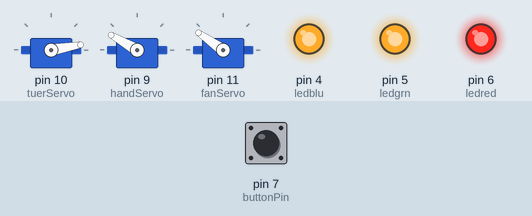
This sketch was run on a simulated Arduino Uno, built with avr-gcc and run on an emulated ATmega328P. On the bench: 3 × servo, output pins drawn as LEDs (lit = HIGH). Inputs (shaded band) come from the test bench; at power-on: pin 7 (buttonPin) LOW.

Above: at 4.8 s.
4.9 s: pin 7 (buttonPin) pulled HIGH for 0.15 s
At 5.45 s:
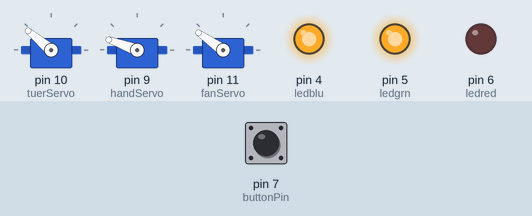
At 6.5 s:
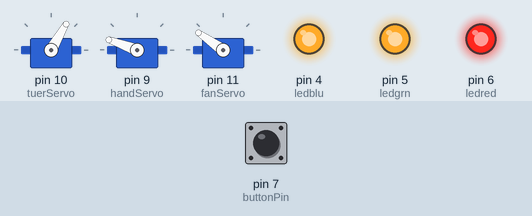
7.0 s: pin 7 (buttonPin) pulled HIGH for 3.2 s
At 7.25 s:
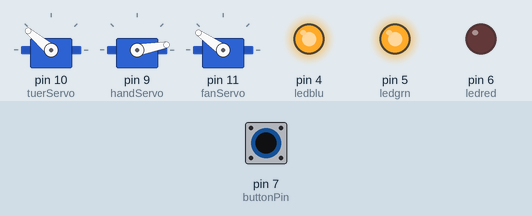
Timing chart, 0 to 11.8 s (numbered marks = the images above; inputs shaded):
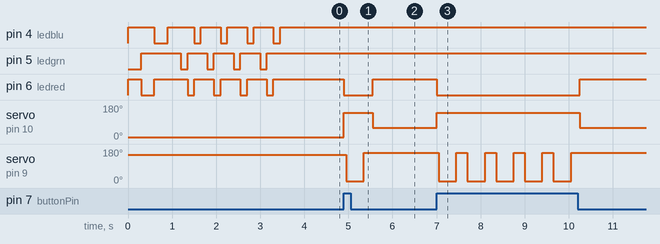

The sketch:

sinnlosboxtest1_ino.ino
```cpp
/*********************************************
*                                            *
*            http://www.ossilampe.de         *
*    Autor: Thomas Licht                     *
*    Mail:  tom@ossilampe.de                 *
*                                            *
*********************************************/


#include <Servo.h>

  const int  buttonPin = 7;
  int ledred = 6;
  int ledgrn = 5;
  int ledblu = 4;
  int buttonState = 0;

  Servo tuerServo;
  Servo handServo;
  Servo fanServo;

  int pos = 0;
  long randNumber;


  void setup()
  {
    pinMode(ledred, OUTPUT);
    pinMode(ledgrn, OUTPUT);
    pinMode(ledblu, OUTPUT);
    pinMode(buttonPin, INPUT);
    digitalWrite(ledgrn, HIGH);
    digitalWrite(ledred, HIGH);
    digitalWrite(ledblu, HIGH);
    // LED TEST
    digitalWrite(ledgrn, LOW);
    delay(300);
    digitalWrite(ledgrn, HIGH);
    digitalWrite(ledred, LOW);
    delay(300);
    digitalWrite(ledred, HIGH);
    digitalWrite(ledblu, LOW);
    delay(300);
    digitalWrite(ledblu, HIGH);
    delay(300);

    digitalWrite(ledgrn, LOW);
    delay(150);
    digitalWrite(ledgrn, HIGH);
    digitalWrite(ledred, LOW);
    delay(150);
    digitalWrite(ledred, HIGH);
    digitalWrite(ledblu, LOW);
    delay(150);
    digitalWrite(ledblu, HIGH);
    delay(150);

    digitalWrite(ledgrn, LOW);
    delay(150);
    digitalWrite(ledgrn, HIGH);
    digitalWrite(ledred, LOW);
    delay(150);
    digitalWrite(ledred, HIGH);
    digitalWrite(ledblu, LOW);
    delay(150);
    digitalWrite(ledblu, HIGH);
    delay(150);

    digitalWrite(ledgrn, LOW);
    delay(150);
    digitalWrite(ledgrn, HIGH);
    digitalWrite(ledred, LOW);
    delay(150);
    digitalWrite(ledred, HIGH);
    digitalWrite(ledblu, LOW);
    delay(150);
    digitalWrite(ledblu, HIGH);
    delay(150);

    digitalWrite(ledgrn, LOW);
    delay(150);
    digitalWrite(ledgrn, HIGH);
    digitalWrite(ledred, LOW);
    delay(150);
    digitalWrite(ledred, HIGH);
    digitalWrite(ledblu, LOW);
    delay(150);
    digitalWrite(ledblu, HIGH);
    delay(150);


    randomSeed(analogRead(0));
    Serial.begin(9600);

    tuerServo.attach(10);         //Handservo Pin 10
    handServo.attach(9);          //Handservo Pin 9
    fanServo.attach(11);         //Fahneservo Pin 11
    tuerServo.write(10);          //Türservo startposition
    handServo.write(150);         //Handservo startposition
    fanServo.write(145);           //Fahneservo startposition
  }


  void loop()
  {


     buttonState = digitalRead(buttonPin);  // Schalterposition Lesen
     if (buttonState == HIGH) {
     digitalWrite(ledgrn, HIGH);
     digitalWrite(ledred, HIGH);
     digitalWrite(ledblu, HIGH);
     handrausmodus();

     }

  }
```

mods.ino
```cpp
void handrausmodus(){

   {
     pos = 0; pos = 140;      // TÜr Öffnen
     tuerServo.write(pos);
     digitalWrite(ledred, LOW);
   }
     delay(50);
   {
   pos = 0; pos = 10;      // Hand Schalter schalten
   handServo.write(pos);
   }
   delay(400);
   {
   pos = 0; pos = 160;      // Hand Schalter Schalten zurück
   handServo.write(pos);
   }
   delay(200);
   {
   pos = 0; pos = 60;      // Tür Schliessen
   tuerServo.write(pos);
   digitalWrite(ledred, HIGH);
   }
  }


  void handrausmodus1(){
    delay(5000);
   {
     pos = 0; pos = 140;      // TÜr Öffnen
     tuerServo.write(pos);
     digitalWrite(ledgrn, LOW);
   }
     delay(50);
   {
   pos = 0; pos = 10;      // Hand Schalter schalten
   handServo.write(pos);
   }
   delay(400);
   {
   pos = 0; pos = 160;      // Hand Schalter Schalten zurück
   handServo.write(pos);
   }
   delay(200);
   {
   pos = 0; pos = 60;      // Tür Schliessen
   tuerServo.write(pos);
   digitalWrite(ledgrn, HIGH);
   }
  }

  void handrausmodusslow(){

   {
     digitalWrite(ledred, LOW);
     digitalWrite(ledgrn, LOW);
     pos = 0; pos = 140;      // TÜr Öffnen
     tuerServo.write(pos);
   }
     delay(50);

   for(pos = 150; pos>=0; pos -= 3)  // goes from 0 degrees to 180 degrees
  {                                  // in steps of 1 degree
    handServo.write(pos);              // tell servo to go to position in variable 'pos'
    delay(15);                       // waits 15ms for the servo to reach the position
  }
  for(pos = 0; pos<150; pos+=1)     // goes from 180 degrees to 0 degrees
  {
    handServo.write(pos);              // tell servo to go to position in variable 'pos'
    delay(15);                       // waits 15ms for the servo to reach the position
  }
   delay(200);
   {
   pos = 0; pos = 60;      // Tür Schliessen
   tuerServo.write(pos);
   digitalWrite(ledred, HIGH);
   digitalWrite(ledgrn, HIGH);
   }
  }


  void handreinmodus(){

   {
   pos = 0; pos = 160;      // Hand Schalter Schalten zurück
   handServo.write(pos);
   }
   delay(200);
   {
   pos = 0; pos = 60;      // Tür Schliessen
   tuerServo.write(pos);
   }
  }


  void fanwinkimodus(){

  {
     digitalWrite(ledblu, LOW);
     pos = 0; pos = 140;      // TÜr Öffnen
     tuerServo.write(pos);
   }
   {
     pos = 0; pos = 20;        //Fahne
     fanServo.write(pos);
   }
   delay(200);
   {
     pos = 20; pos = 70;        //Fahne
     fanServo.write(pos);
   }
   delay(200);
   {
     pos = 70; pos = 20;        //Fahne
     fanServo.write(pos);
   }
   delay(200);
   {
     pos = 20; pos = 70;        //Fahne
     fanServo.write(pos);
   }
   delay(200);
   {
     pos = 20; pos = 70;        //Fahne
     fanServo.write(pos);
   }
   delay(200);
   {
     pos = 70; pos = 20;        //Fahne
     fanServo.write(pos);
   }
   delay(200);
   {
     pos = 20; pos = 70;        //Fahne
     fanServo.write(pos);
   }
   delay(200);
   {
     pos = 20; pos = 70;        //Fahne
     fanServo.write(pos);
   }
   delay(200);
   {
     pos = 70; pos = 20;        //Fahne
     fanServo.write(pos);
   }
   delay(200);
   {
     pos = 20; pos = 70;        //Fahne
     fanServo.write(pos);
   }
   delay(200);
  {
   pos = 0; pos = 10;      // Hand Schalter schalten
   handServo.write(pos);
   }
   delay(600);
   {
   pos = 0; pos = 160;      // Hand Schalter Schalten zurück
   handServo.write(pos);
   }
   delay(200);
   {
   pos = 0; pos = 145;      // Fahne zurück
   fanServo.write(pos);
   }
   delay(200);
   {
   pos = 0; pos = 60;      // Tür Schliessen
   tuerServo.write(pos);
   }
   {
   pos = 0; pos = 160;      // Hand Schalter Schalten zurück
   handServo.write(pos);
   }
   delay(200);
   {
   pos = 0; pos = 145;      // Fahne zurück
   fanServo.write(pos);
   }
   delay(200);
   {
   pos = 0; pos = 60;      // Tür Schliessen
   tuerServo.write(pos);
   digitalWrite(ledblu, HIGH);
   }
  }

   void fanwinkimodus1(){

  {
     digitalWrite(ledblu, LOW);
     pos = 0; pos = 140;      // TÜr Öffnen
     tuerServo.write(pos);
   }
   {
     pos = 0; pos = 20;        //Fahne
     fanServo.write(pos);
   }
   delay(200);
   {
     pos = 20; pos = 70;        //Fahne
     fanServo.write(pos);
   }
   delay(200);
   {
     pos = 70; pos = 20;        //Fahne
     fanServo.write(pos);
   }
   delay(200);
   {
     pos = 20; pos = 70;        //Fahne
     fanServo.write(pos);
   }
   delay(200);
   {
     pos = 20; pos = 70;        //Fahne
     fanServo.write(pos);
   }
   delay(200);
   {
     pos = 70; pos = 20;        //Fahne
     fanServo.write(pos);
   }
   delay(200);
   {
     pos = 20; pos = 70;        //Fahne
     fanServo.write(pos);
   }
   delay(200);
   {
     pos = 20; pos = 70;        //Fahne
     fanServo.write(pos);
   }
   delay(200);
   {
     pos = 70; pos = 20;        //Fahne
     fanServo.write(pos);
   }
   delay(200);
   {
     pos = 20; pos = 70;        //Fahne
     fanServo.write(pos);
   }
   delay(200);

   {
   pos = 0; pos = 145;      // Fahne zurück
   fanServo.write(pos);
   }
   delay(200);
   {
   pos = 0; pos = 60;      // Tür Schliessen
   tuerServo.write(pos);
   }
   {
   pos = 0; pos = 160;      // Hand Schalter Schalten zurück
   handServo.write(pos);
   }
   delay(200);
   {
   pos = 0; pos = 145;      // Fahne zurück
   fanServo.write(pos);
   }
   delay(200);
   {
   pos = 0; pos = 60;      // Tür Schliessen
   tuerServo.write(pos);
   digitalWrite(ledblu, HIGH);

   }
   delay(500);
   {
   digitalWrite(ledred, LOW);
   pos = 0; pos = 140;      // TÜr Öffnen
   tuerServo.write(pos);
   }
   {
   pos = 0; pos = 10;      // Hand Schalter schalten
   handServo.write(pos);
   }
   delay(400);
   {
   pos = 0; pos = 160;      // Hand Schalter Schalten zurück
   handServo.write(pos);
   }
   delay(200);
   {
   pos = 0; pos = 60;      // Tür Schliessen
   tuerServo.write(pos);
   digitalWrite(ledred, HIGH);
   }

  }

  void tuermodus(){


    digitalWrite(ledgrn, LOW);
    for(pos = 60; pos<=90; pos+=3)     // Tuer offen 20%
  {
    tuerServo.write(pos);
    delay(50);
  }
 delay(800);
    for(pos = 90; pos<=110; pos+=1)    // Tuer offen 40%
    digitalWrite(ledred, LOW);
  {
    tuerServo.write(pos);
    delay(50);
  }
  delay(300);
  for(pos = 110; pos<=130; pos+=3)     // Tuer offen 60%
  digitalWrite(ledblu, LOW);
  {
    tuerServo.write(pos);
    delay(50);
  }

  for(pos = 130; pos > 60; pos -= 5)  // Tuer Schliessen
  digitalWrite(ledred, HIGH);
  digitalWrite(ledgrn, HIGH);
  digitalWrite(ledblu, HIGH);
  {
    tuerServo.write(pos);
    delay(100);
  }
  for(pos = 60; pos<=90; pos+=3)  // Tuer offen 20%
  digitalWrite(ledgrn, LOW);
  {
    tuerServo.write(pos);
    delay(50);
  }
 delay(800);
    for(pos = 90; pos<=130; pos+=1)     // Tuer offen 40%
    digitalWrite(ledred, LOW);
  {
    tuerServo.write(pos);
    delay(50);
  }
    digitalWrite(ledred, HIGH);
    digitalWrite(ledgrn, HIGH);
    digitalWrite(ledblu, LOW);
    tuerServo.write(pos);
    delay(50);

  {

   pos = 0; pos = 10;      // Hand Schalter schalten
   handServo.write(pos);
   }
   delay(400);
   {
   pos = 0; pos = 160;      // Hand Schalter Schalten zurück
   handServo.write(pos);
   }
   delay(200);

  for(pos = 130; pos > 60; pos -= 20)  // Tuer Schliessen
  {
    tuerServo.write(pos);
    delay(50);
   digitalWrite(ledred, HIGH);
  digitalWrite(ledgrn, HIGH);
  digitalWrite(ledblu, HIGH);

  }
  }

   void tuermodus1(){


    digitalWrite(ledred, LOW);
    for(pos = 60; pos<=90; pos+=3)     // Tuer offen 20%
  {
    tuerServo.write(pos);
    delay(50);
  }
 delay(800);
    for(pos = 90; pos<=110; pos+=1)     // Tuer offen 40%
  {
    tuerServo.write(pos);
    delay(50);
  }
  delay(300);
  for(pos = 110; pos<=130; pos+=3)     // Tuer offen 60%
  {
    tuerServo.write(pos);
    delay(50);
  }


  {
   digitalWrite(ledred, HIGH);
   digitalWrite(ledgrn, LOW);
   pos = 0; pos = 10;      // Hand Schalter schalten
   handServo.write(pos);
   }
   delay(400);
   {
   pos = 0; pos = 160;      // Hand Schalter Schalten zurück
   handServo.write(pos);
   }
   delay(200);
  digitalWrite(ledgrn, HIGH);
  digitalWrite(ledblu, LOW);
  for(pos = 130; pos > 60; pos -= 20)  // Tuer Schliessen
  {
    tuerServo.write(pos);
    delay(50);

  digitalWrite(ledblu, HIGH);

  }
  }
```

Measured:
- after the input at 4.9 s, pin 6 (ledred): HIGH → LOW at once, → HIGH 0.65 s later; servo on pin 10 (tuerServo): 10° → 140° at once, → 60° 0.65 s later; servo on pin 9 (handServo): 150° → 10° after 0.05 s, → 160° 0.40 s later
- after the input at 7.0 s, pin 6 (ledred): HIGH → LOW at once, → HIGH 3.3 s later; servo on pin 10 (tuerServo): 60° → 140° at once, → 60° 3.3 s later; servo on pin 9 (handServo): alternates 160° for 0.25 s and 10° for 0.40 s, 10 changes in all, then stays 160°, starting after 0.05 s
